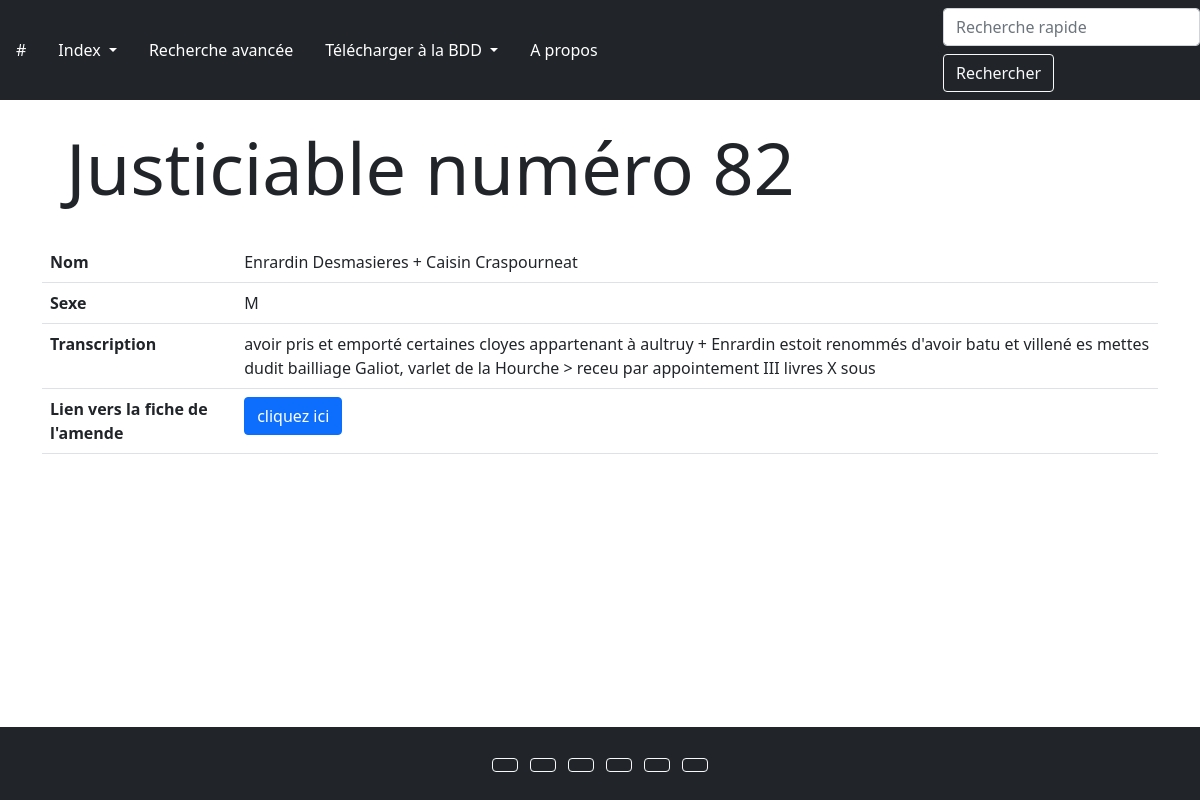
The page /justiciable/82 on the database as committed earlier.
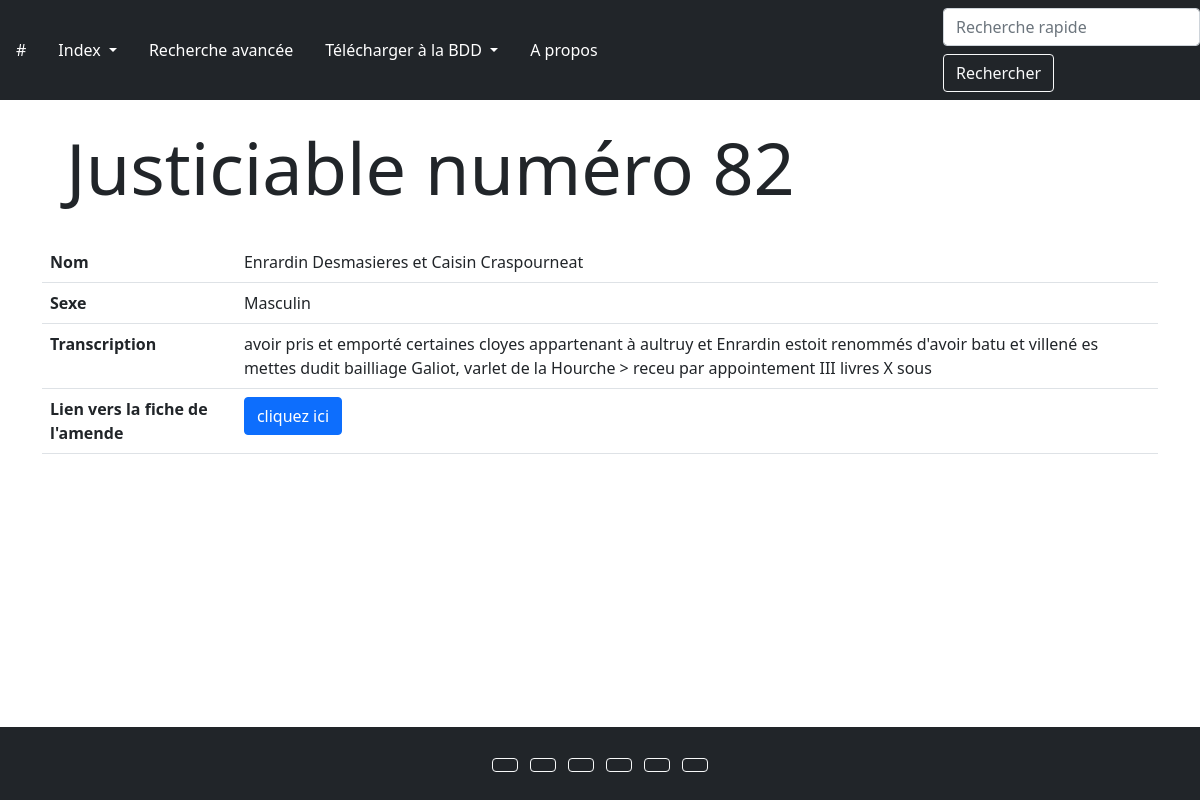
The same page on the database as committed later.
### app/modeles/data.py (models this page shows, shortened)
class Justiciables(db.Model):
    id_personne = db.Column(db.Integer, primary_key=True, unique=True, nullable=False)
    nom = db.Column(db.Text)
    sexe = db.Column(db.Text)
    amendes = db.relationship("Amendes", back_populates="justiciable")

class Amendes(db.Model):
    identifiant = db.Column(db.Integer, primary_key=True, unique=True, nullable=False)
    cote = db.Column(db.Text)
    date = db.Column(db.Text)
    typeTaxe = db.Column(db.Text)
    sexe = db.Column(db.Text)
    montant = db.Column(db.Text)
    parisis = db.Column(db.Integer)
    moment = db.Column(db.Text)
    typeDelit = db.Column(db.Text)
    reunion = db.Column(db.Text)
    franchesVerites = db.Column(db.Text)
    tiers = db.Column(db.Text)
    id_personne = db.Column(db.Integer, db.ForeignKey('justiciables.id_personne'), nullable=False)
    transcription = db.Column(db.Text)
    justiciable = db.relationship("Justiciables", back_populates="amendes")

### app/routes/generic.py (the view)
@app.route("/justiciable/<id_personne>")
def justiciable(id_personne):
    justiciable_unique = Justiciables.query.filter(Justiciables.id_personne == id_personne).first()
    return render_template("pages/justiciable.html", justiciable=justiciable_unique)

### app/templates/pages/justiciable.html
{% extends "container.html" %}
{% block corps %}
<h1 class="display-2 p-4">Justiciable numéro {{justiciable.id_personne}}</h1>
<table class="table">
    <tbody>
        <tr>
            <th scope="row">Nom</th>
            <td>{{justiciable.nom}}</td>
        </tr>
        <tr>
            <th scope="row">Sexe</th>
            <td>{{justiciable.sexe}}</td>
        </tr>
        {% for i in justiciable.amendes %}
        <tr>
            <th scope="row">Transcription</th>
            <td>{{i.transcription}}</td>
        </tr>
        <tr>
            <th scope="row">Lien vers la fiche de l'amende</th>
            <td><a class="btn btn-primary" href="{{url_for('amende', identifiant=i.identifiant)}}">cliquez ici</a></td>
        </tr>
        {% endfor %}
    </tbody>
</table>
{% endblock %}

Rows that differ between the two databases and show on the page:
changed Justiciables: nom "Enrardin Desmasieres + Caisin Craspourneat" → "Enrardin Desmasieres et Caisin Craspourneat"
changed Amendes: transcription "…cloyes appartenant à aultruy + Enrardin estoit renommés d'avoir…" → "…cloyes appartenant à aultruy et Enrardin estoit renommés d'avoir…"
Other text that changed with them:
{{ justiciable.sexe }}: "M" → "Masculin"
